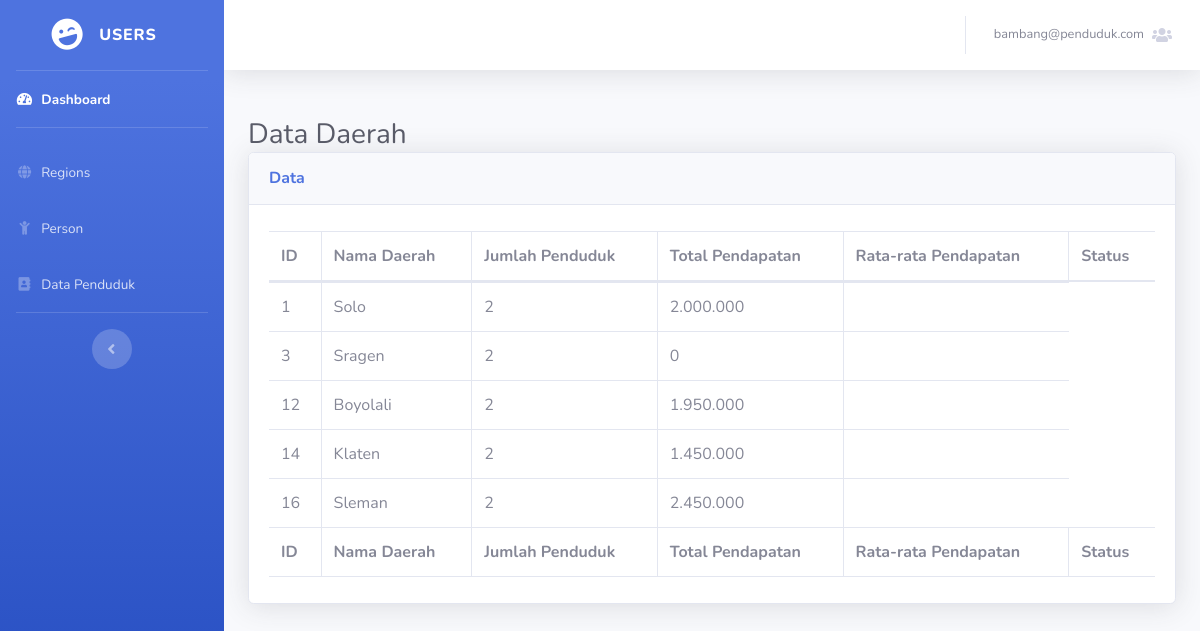
/admin/index.php (signed in), run on the app's committed database.
### tables this page shows
CREATE TABLE `person` (
  `id_person` int(255) NOT NULL,
  `name_person` varchar(255) NOT NULL,
  `region_id` int(11) NOT NULL,
  `address` varchar(255) NOT NULL,
  `income` int(255) NOT NULL,
  `created_at` datetime NOT NULL
);

CREATE TABLE `regions` (
  `id_regions` int(255) NOT NULL,
  `name_regions` varchar(255) NOT NULL,
  `created_at` datetime NOT NULL
);

### admin/page/home.php (the view)
        <h1 class="h3 mb-0 text-gray-800">Data Daerah</h1>
          <div class="card shadow mb-4">
            <div class="card-header py-3">
              <h6 class="m-0 font-weight-bold text-primary">Data</h6>
            </div>
            <div class="card-body">
              <div class="table-responsive">
                <table class="table table-bordered" id="dataTable" width="100%" cellspacing="0">
                  <thead>
                  <tr>
                      <th>ID</th>
                      <th>Nama Daerah</th>
                      <th>Jumlah Penduduk</th>
                      <th>Total Pendapatan</th>
                      <th>Rata-rata Pendapatan</th>
                      <th>Status</th>
                  </tr>
              </thead>
          <tbody>
            <?php
            include '../config.php';
            $sql = "SELECT * FROM regions LEFT join person on person.id_person=regions.id_regions";
            $query = mysqli_query($con, $sql);
            $sql2 = "SELECT region_id,count(*) as Jumlah from person group by region_id";
            $query2 = mysqli_query($con, $sql2);
            if(mysqli_num_rows($query) > 0){
                while($row2 = mysqli_fetch_array($query2)){
              while($row = mysqli_fetch_array($query)){
            ?>
              <tr>
                <td><?php echo $row['id_regions'] ?></td>
                <td><?php echo $row['name_regions'] ?></td>
                <td><?php echo $row2['Jumlah'] ?></td>
                <td><?php echo number_format($row['income'], 0, ',', '.') ?></td>
                <td><?php ?></td>
              </tr>
            <?php
              } }
            }
            ?>
          </tbody>
          <tfoot>
            <tr>
                <th>ID</th>
                <th>Nama Daerah</th>
                <th>Jumlah Penduduk</th>
                <th>Total Pendapatan</th>
                <th>Rata-rata Pendapatan</th>
                <th>Status</th>
            </tr>
        </tfoot>
      </table>
    </div>
  </div>
</div>

### admin/index.php (shortened to what this page needs)
<?php
include '../config.php';
?>
<!DOCTYPE html>
<html lang="en">
<head>
  <link href="../assets/vendor/fontawesome-free/css/all.min.css" rel="stylesheet" type="text/css">
  <link href="../assets/css/sb-admin-2.min.css" rel="stylesheet">
  <link href="../assets/vendor/datatables/dataTables.bootstrap4.min.css" rel="stylesheet">
</head>
<body id="page-top">
  <div id="wrapper">
    <ul class="navbar-nav bg-gradient-primary sidebar sidebar-dark accordion" id="accordionSidebar">
      <a class="sidebar-brand d-flex align-items-center justify-content-center" href="index.php">
        <div class="sidebar-brand-icon rotate-n-15">
          <i class="fas fa-laugh-wink"></i>
        </div>
        <div class="sidebar-brand-text mx-3">Users</div>
      </a>
      <hr class="sidebar-divider my-0">
      <li class="nav-item active">
        <a class="nav-link" href="index.php">
          <i class="fas fa-fw fa-tachometer-alt"></i>
          <span>Dashboard</span></a>
      </li>
      <hr class="sidebar-divider">
      <li class="nav-item">
        <a class="nav-link" href="index.php?page=regions">
          <i class="fas fa-fw fa-globe"></i>
          <span>Regions</span></a>
      </li>
      <li class="nav-item">
        <a class="nav-link" href="index.php?page=person"">
          <i class="fas fa-fw fa-child"></i>
          <span>Person</span></a>
      </li>
      <li class="nav-item">
        <a class="nav-link" href="index.php?page=penduduk"">
          <i class="fas fa-fw fa-address-book"></i>
          <span>Data Penduduk</span></a>
      </li>
      <hr class="sidebar-divider d-none d-md-block">
      <div class="text-center d-none d-md-inline">
        <button class="rounded-circle border-0" id="sidebarToggle"></button>
      </div>
    </ul>
    <div id="content-wrapper" class="d-flex flex-column">
      <div id="content">
        <nav class="navbar navbar-expand navbar-light bg-white topbar mb-4 static-top shadow">
          <ul class="navbar-nav ml-auto">
            <li class="nav-item dropdown no-arrow">
              <a class="nav-link dropdown-toggle" href="#" id="userDropdown" role="button" data-toggle="dropdown" aria-haspopup="true" aria-expanded="false">
                <span class="mr-2 d-none d-lg-inline text-gray-600 small"><?=$_SESSION['email'];?></span>
                <i class="fas fa fa-users"></i>
              </a>
            </li>
          </ul>
        </nav>
        <div class="container-fluid">
          	<?php
        			if(isset($_GET['page'])){
        				$page = $_GET['page'];
        				switch ($page) {
        					case 'home':
        						include "page/home.php";
        						break;
        					case 'regions':
        						include "page/regions.php";
        						break;
        					case 'person':
        						include "page/person.php";
        						break;
        					case 'penduduk':
        						include "page/penduduk.php";
        						break;
        					default:
        						echo "<center><h3>Maaf. Halaman tidak di temukan !</h3></center>";
        						break;
        				}
        			}else{
        				include "page/home.php";
        			}
        			 ?>
          </div>
        </div>
      </div>
      </div>
</body>
</html>

### data on the page
person: region.id_regions "1", region.name_regions "Solo", Jumlah "2", income "2.000.000"
regions: id_regions "3", name_regions "Sragen", Jumlah "2", income "0"
person: region.id_regions "12", region.name_regions "Boyolali", Jumlah "2", income "1.950.000"
person: regions.id_regions "14", regions.name_regions "Klaten", Jumlah "2", income "1.450.000"
person: regions.id_regions "16", regions.name_regions "Sleman", Jumlah "2", income "2.450.000"

### other printed values
$_SESSION['email'] "bambang@penduduk.com"
